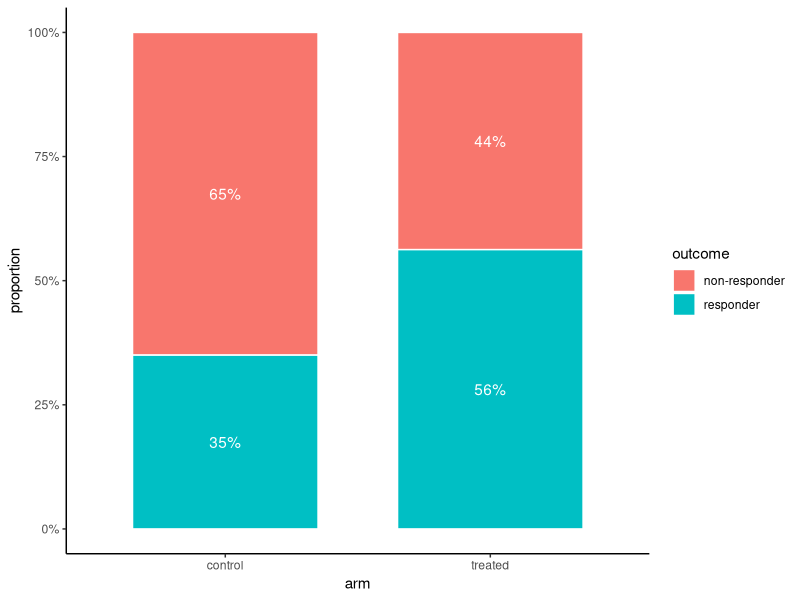

This chart was generated by the following R code:
#!/usr/bin/env Rscript
# Standalone reproduction. Run inside the pinned pubplot container.
suppressPackageStartupMessages({ library(ggplot2); library(scales) })

raw <- read.csv("input_response.csv", check.names = FALSE)
raw <- raw[complete.cases(raw[, c("arm","response")]), ]
tab <- table(raw[["arm"]], raw[["response"]])
print(chisq.test(tab, correct = FALSE))
pd <- as.data.frame(prop.table(tab, 1)); names(pd) <- c("group", "outcome", "prop")
p <- ggplot(pd, aes(group, prop, fill = outcome)) + geom_col(width = 0.7, colour = "white") +
  geom_text(aes(label = percent(prop, accuracy = 1)), position = position_stack(vjust = 0.5), colour = "white") +
  scale_y_continuous(labels = percent) + labs(x = "arm", y = "proportion") + theme_classic()
ggsave("figure_response_prop.pdf", p, width = 4.2, height = 4.2)
cat("Reproduced figure.\n")
